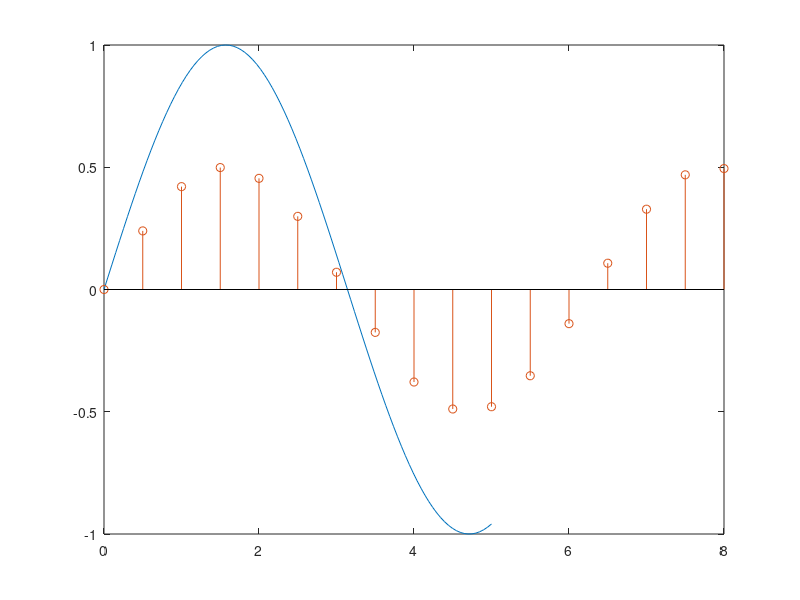

Recreate this plot in MATLAB.
clear;clc;

% create plot
x1 = linspace(0,5);
y1 = sin(x1);
figure;
plot(x1,y1);

hold on;    % add new plot

x2 = 0:0.5:8;
y2 = 0.5*sin(x2);
stem(x2, y2);

hold off;   % reset hold state